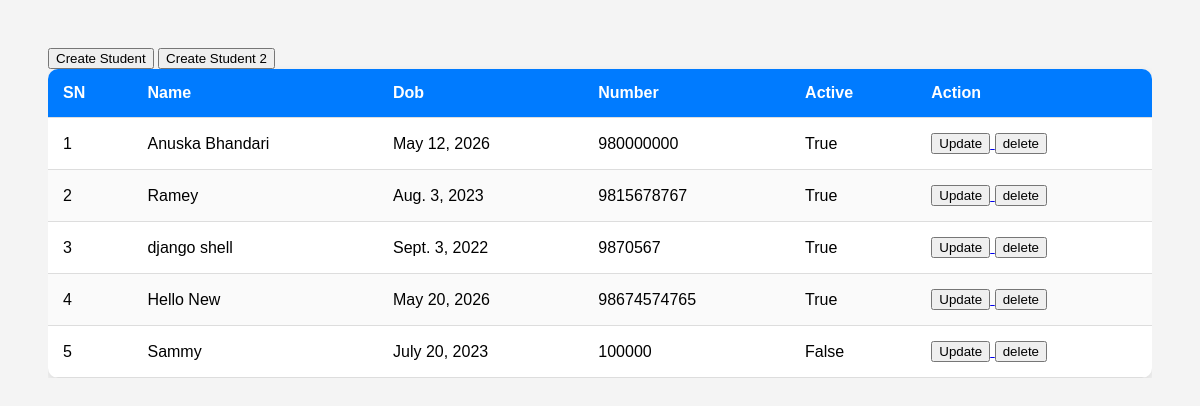
Page /home/student_list on the earlier database version.
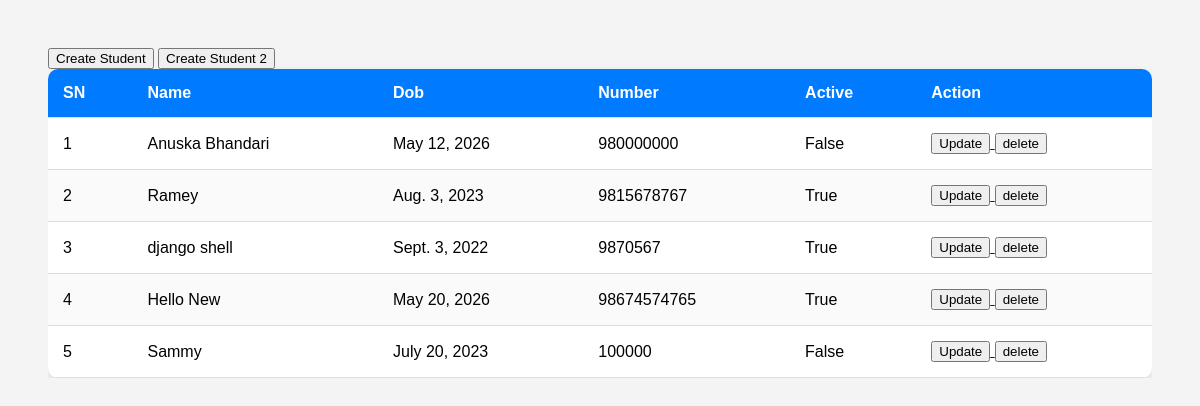
Same page on the later database version.
### home/models.py (models this page shows, shortened)
class Student(models.Model):
    name = models.CharField(max_length= 100 , null = True , blank = True , help_text="student full name", verbose_name="Student Name")
    dob = models.DateField()
    contact_number = models.PositiveIntegerField(default= 0)
    is_active = models.BooleanField(default= True)
    class Meta:  # To overwrite sth we use meta otherwise the table name will be displayed as app-name_table-name
        db_table = "student"

### home/views.py (the view)
# urls.py: path('student_list', student_list,name="student"),
def student_list(request):
    student = Student.objects.all()
    context ={
        "student" : student
    }
    return render(request, 'student/index.html', context)

### home/templates/student/index.html (shortened to what this page needs)
<!DOCTYPE html>
<html lang="en">
<head>
</head>
<body>
  <div class="table-container">
    <a href = "/home/student_create"><button> Create Student</button></a>
   <a href="{% url 'create2' %}">  <button > Create Student 2 </button> </a>
    <table>
      <thead>
        <tr>
          <th>SN</th>
          <th>Name</th>
          <th>Dob</th>
          <th>Number</th>
          <th> Active</th>
          <th> Action</th>
        </tr>
      </thead>
      <tbody>
        {% for i in student %}
        <tr>
          <td>{{forloop.counter}}</td>
          <td>{{i.name}}</td>
          <td>{{i.dob}}</td>
          <td>{{i.contact_number}}</td>
          <td>{{i.is_active}}</td>
           <td>
            <a href="{% url 'update' i.id %}">  <button > Update</button> </a>
            <a href="{% url 'delete' i.id %}">  <button > delete </button> </a>
          </td>
        </tr>
        {% endfor %}
      </tbody>
    </table>
  </div>
</body>
</html>

Differences in the rows shown:
changed Student "Anuska Bhandari": is_active "True" → "False"
